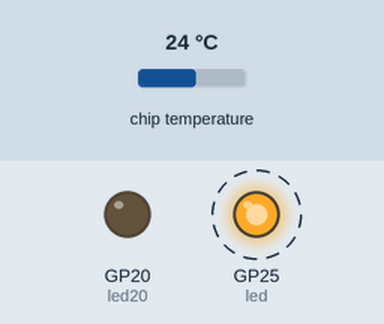
Simulated run of this program. Board: Raspberry Pi Pico running CircuitPython. On the bench: output pins drawn as LEDs (lit = HIGH). Dashed ring = blinking. Inputs (shaded band) come from the test bench; at power-on: chip temperature 24 °C. What the program prints to the serial console is not drawn.

Above: at 1.2 s.
Timing chart, 0 to 4.0 s (numbered marks = the images above):
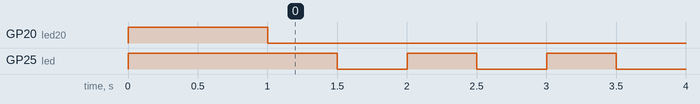

The program:

0-utility.py
```python
# 20 febbraio 2023 - maurizio.conti@fablabromagna.org
# Esegue la scansione delle reti WiFi nelle vicinanze
#

# la lib con le risorse del micro
import microcontroller

# la temperatura interna del Pico, in formato stringa
temperatura = str( microcontroller.cpu.temperature )
print("Temperatura interna: " + temperatura )

import board
import digitalio
import time

# configuro il led a bordo
led = digitalio.DigitalInOut(board.LED)
led.direction = digitalio.Direction.OUTPUT

# configuro il led su GP20
led20 = digitalio.DigitalInOut(board.GP20)
led20.direction = digitalio.Direction.OUTPUT

# lo accendo, aspetto 1 secondo, lo spengo
led20.value = 1
led.value = 1

time.sleep(1)

led20.value = 0
led.value = 0

while True:
    led.value = not led.value
    time.sleep(0.5)
```

Measured:
- by itself, GP25 (led): alternates HIGH for 0.50 s and LOW for 0.50 s
